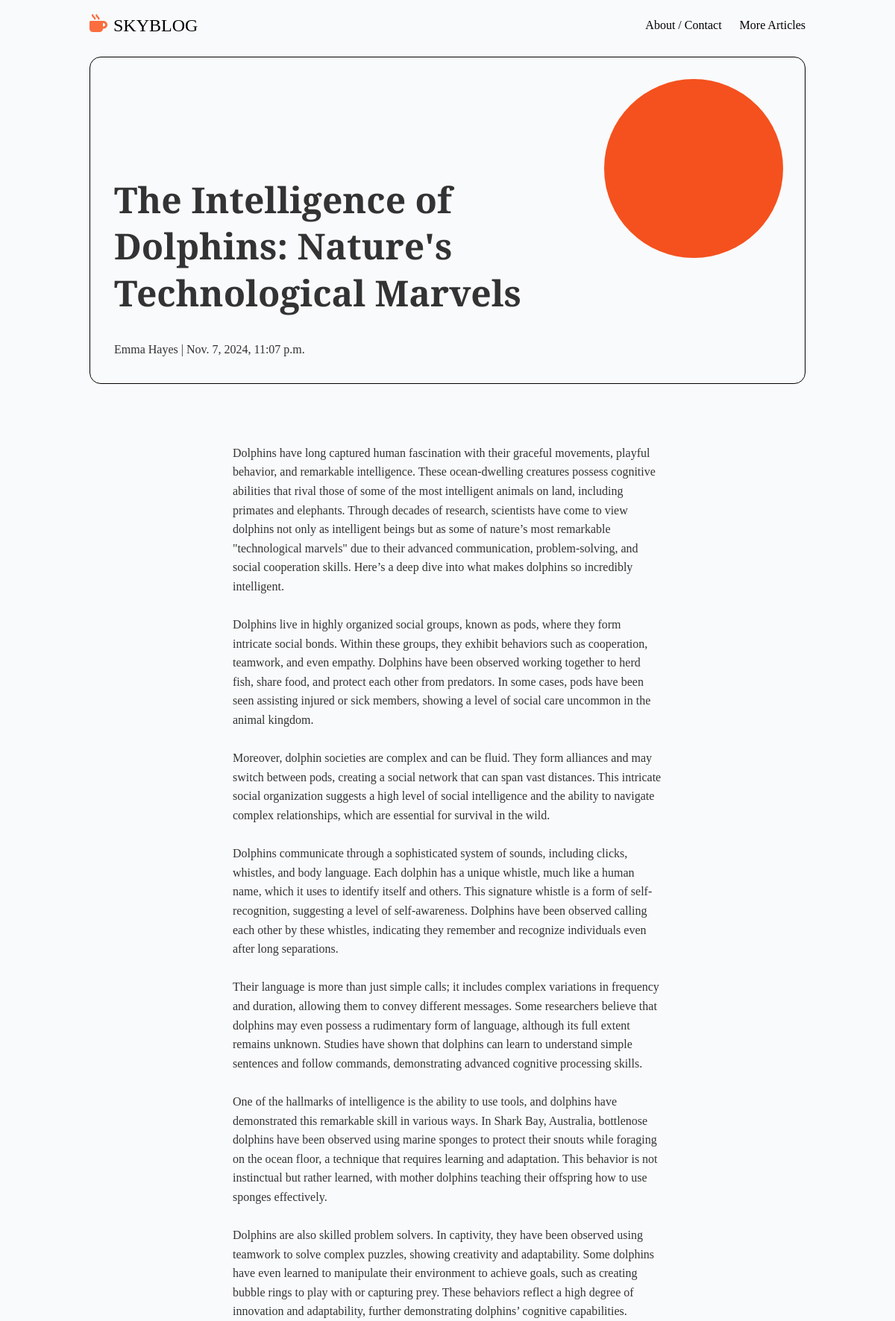
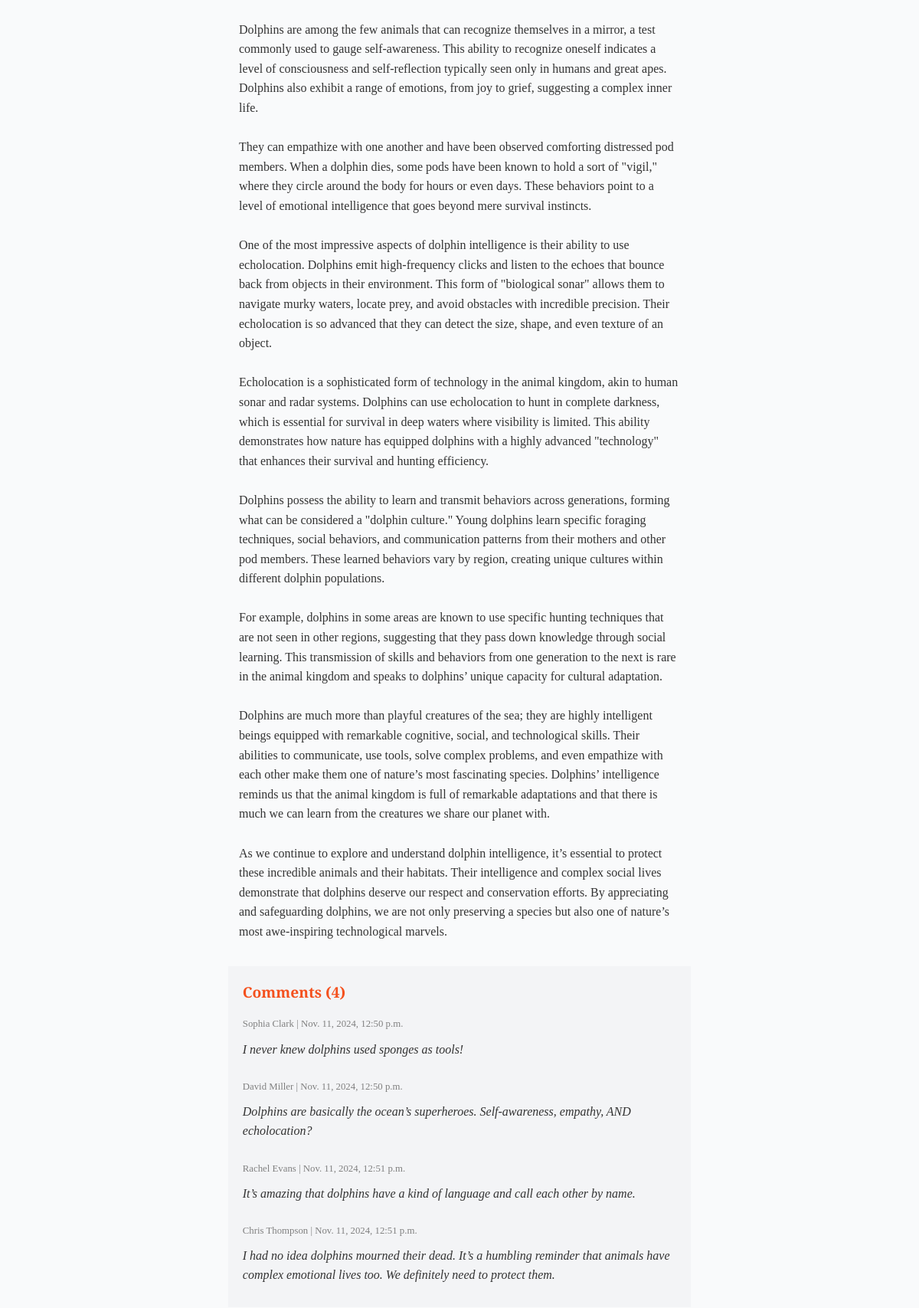
/dolphins/ (upper part), run on the app's committed database (2 pictures, top to bottom).
### blog/models.py (models this page shows, shortened)
class Post(models.Model):
  STATUS = (
    (0, "Draft"),
    (1, "Publish"),
  )
  image = models.ImageField(upload_to='posts/', blank=True, null=True)
  title = models.CharField(max_length=100, unique=True)
  slug = models.SlugField(max_length=100, unique=True)
  author = models.ForeignKey(User, on_delete=models.CASCADE, related_name="blog_posts")
  updated_on = models.DateTimeField(auto_now=True)
  content = models.TextField()
  created_on = models.DateTimeField(auto_now_add=True)
  status = models.IntegerField(
    choices=STATUS,
    default=0,
    verbose_name="Post Status",
    help_text="Set the status of the post to draft or publish."
    )
  class Meta:
    ordering = ['-created_on']

class Comment(models.Model):
  post = models.ForeignKey(Post, on_delete=models.CASCADE, related_name='comments')
  name = models.CharField(max_length=80)
  email = models.EmailField()
  body = models.TextField()
  created_on = models.DateTimeField(auto_now_add=True)
  active = models.BooleanField(default=False)
  class Meta:
    ordering = ['created_on']

### blog/views.py (the view, shortened to what this page needs)
# urls.py: path('<slug:slug>/', views.PostDetail.as_view(), name='post_detail'),
class PostDetail(generic.DetailView):
    model = Post
    template_name = "post_detail.html"
    def get_context_data(self, **kwargs):
        context = super().get_context_data(**kwargs)
        post = self.get_object()
        context['comments'] = post.comments.filter(active=True)
        context['comment_form'] = CommentForm()
        return context

### templates/post_detail.html (shortened to what this page needs)
{% extends "base.html" %}
{% load static %}
{% block content %}
<header class="detail-header">
  <div class="circle-shape"></div>
  <div class="post-info">
    <h1>{{ post.title }}</h1>
    <div class="post-meta">{{ post.author.first_name }} {{ post.author.last_name }} | {{ post.created_on }}</div>
  </div>
</header>
<div class="detail-container">
  <div class="main-content">
    <div class="detail-body">
      <p class="post-text">{{ post.content | safe }}</p>
    </div>
    <div class="comment-card">
      <div class="comment-body">
        {% with comments.count as total_comments %}
          <h2>Comments ({{ total_comments }})</h2>
        {% endwith %}
        {% for comment in comments %}
          <div class="comment-detail">
            <p class="comment-muted">
              {{ comment.name }} |
              <span>{{ comment.created_on }}</span>
            </p>
            <div class="comment-text">
              <p>
              {{ comment.body | linebreaks }}
              </p>
            </div>
          </div>
        {% empty %}
          <p>No comments yet. Be the first to comment!</p>
        {% endfor %}
      </div>
    </div>
  </div>
</div>
{% endblock content %}

### static/css/styles.css (style rules this page uses)
* { margin: 0; padding: 0; box-sizing: border-box; font-family: "Merriweather", serif; }
body { background-color: #f9fafb; color: #333; font-size: 16px; line-height: 1.6; padding-top: 60px; }
.detail-container { width: 80%; margin: 5rem auto; }
.detail-header { border: 1px solid rgba(0,0,0,1); padding: 10rem 2rem 2rem; width: 80%; margin: 1rem auto; border-radius: 15px; }
.detail-header .post-info { width: 70%; }
.detail-header { position: relative; }
.circle-shape { width: 240px; height: 240px; position: absolute; top: 1.8rem; right: 1.8rem; background-color: #f4511e; border-radius: 50%; z-index: -100; }
.post-meta { margin-top: 2rem; }
.detail-header h1 { font-size: 3rem; line-height: 1.3; margin: 0 auto; }
.detail-body { width: 60%; margin: 0 auto; }
.detail-body p { font-family: "Open Sans", sans-serif; font-size: 1.2rem; line-height: 1.8em; color: #222; }
.comment-card { width: 63%; margin: 2rem auto; background-color: #f3f4f6; padding: 1.2rem; }
.comment-body { line-height: 1.6; display: flex; justify-content: center; flex-direction: column; gap: 1rem; }
.comment-body h2 { color: #f4511e; font-size: 1.2rem; }
.comment-detail .comment-muted { color:gray; font-size: 0.8rem; }
.comment-text p { font-size: 1rem; font-style: italic; color: #333; margin-top: 0.6rem; }

### data on the page
Post: title "The Intelligence of Dolphins: Nature's Technological Marvels", author.first_name "Emma", author.last_name "Hayes", created_on "Nov. 7, 2024, 11:07 p.m.", content "Dolphins have long captured human fascination with their graceful movements, playful behavior, and remarkable intelligence. These ocean-dwelling creatures possess cognitive abilities that rival those of some of the most intelligent animals on land, including primates and elephants. Through decades of research, scientists have come to view dolphins not only as intelligent beings but as some of nature’s most remarkable \"technological marvels\" due to their advanced communication, problem-solving, and social cooperation skills. Here’s a deep dive into what makes dolphins so incredibly intelligent. Dolphins live in highly organized social groups, known as pods, where they form intricate social…"
Comment: name "Sophia Clark", created_on "Nov. 11, 2024, 12:50 p.m.", body "I never knew dolphins used sponges as tools!"
Comment: name "David Miller", created_on "Nov. 11, 2024, 12:50 p.m.", body "Dolphins are basically the ocean’s superheroes. Self-awareness, empathy, AND echolocation?"
Comment: name "Rachel Evans", created_on "Nov. 11, 2024, 12:51 p.m.", body "It’s amazing that dolphins have a kind of language and call each other by name."
Comment: name "Chris Thompson", created_on "Nov. 11, 2024, 12:51 p.m.", body "I had no idea dolphins mourned their dead. It’s a humbling reminder that animals have complex emotional lives too. We definitely need to protect them."

### other printed values
{{ total_comments }} "4"
